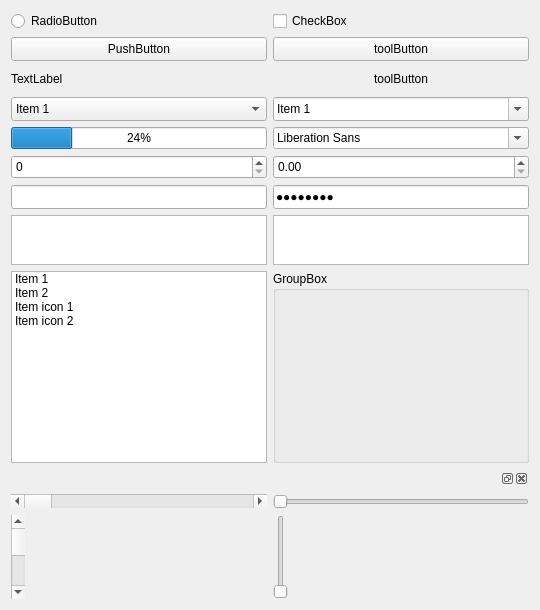
      <widget class="QWidget" name="tab_4">
       <attribute name="icon">
        <iconset resource="../res/gr-lida.qrc">
         <normaloff>:/img16/applications.png</normaloff>:/img16/applications.png</iconset>
       </attribute>
       <attribute name="title">
        <string>Otros componentes</string>
       </attribute>
       <layout class="QGridLayout" name="gridLayout_6">
        <item row="0" column="0">
         <widget class="QRadioButton" name="radioButton">
          <property name="text">
           <string>RadioButton</string>
          </property>
         </widget>
        </item>
        <item row="0" column="1">
         <widget class="QCheckBox" name="checkBox">
          <property name="text">
           <string>CheckBox</string>
          </property>
         </widget>
        </item>
        <item row="1" column="0">
         <widget class="QPushButton" name="pushButton">
          <property name="minimumSize">
           <size>
            <width>0</width>
            <height>24</height>
           </size>
          </property>
          <property name="text">
           <string>PushButton</string>
          </property>
         </widget>
        </item>
        <item row="1" column="1">
         <widget class="QToolButton" name="toolButton">
          <property name="sizePolicy">
           <sizepolicy hsizetype="Preferred" vsizetype="Fixed">
            <horstretch>0</horstretch>
            <verstretch>0</verstretch>
           </sizepolicy>
          </property>
          <property name="minimumSize">
           <size>
            <width>0</width>
            <height>24</height>
           </size>
          </property>
          <property name="text">
           <string>toolButton</string>
          </property>
         </widget>
        </item>
        <item row="2" column="0">
         <widget class="QLabel" name="label">
          <property name="text">
           <string>TextLabel</string>
          </property>
         </widget>
        </item>
        <item row="2" column="1">
         <widget class="QToolButton" name="toolButton_2">
          <property name="sizePolicy">
           <sizepolicy hsizetype="Preferred" vsizetype="Fixed">
            <horstretch>0</horstretch>
            <verstretch>0</verstretch>
           </sizepolicy>
          </property>
          <property name="minimumSize">
           <size>
            <width>0</width>
            <height>24</height>
           </size>
          </property>
          <property name="text">
           <string>toolButton</string>
          </property>
          <property name="autoRaise">
           <bool>true</bool>
          </property>
         </widget>
        </item>
        <item row="3" column="0">
         <widget class="QComboBox" name="comboBox">
          <property name="minimumSize">
           <size>
            <width>0</width>
            <height>24</height>
           </size>
          </property>
          <item>
           <property name="text">
            <string>Item 1</string>
           </property>
          </item>
          <item>
           <property name="text">
            <string>Item 2</string>
           </property>
          </item>
          <item>
           <property name="text">
            <string>Item icon 1</string>
           </property>
           <property name="icon">
            <iconset resource="../res/gr-lida.qrc">
             <normaloff>:/img16/acercad.png</normaloff>:/img16/acercad.png</iconset>
           </property>
          </item>
          <item>
           <property name="text">
            <string>Item icon 2</string>
           </property>
           <property name="icon">
            <iconset resource="../res/gr-lida.qrc">
             <normaloff>:/img16/cat/pc.png</normaloff>:/img16/cat/pc.png</iconset>
           </property>
          </item>
         </widget>
        </item>
        <item row="3" column="1">
         <widget class="QComboBox" name="comboBox_2">
          <property name="minimumSize">
           <size>
            <width>0</width>
            <height>24</height>
           </size>
          </property>
          <property name="editable">
           <bool>true</bool>
          </property>
          <item>
           <property name="text">
            <string>Item 1</string>
           </property>
          </item>
          <item>
           <property name="text">
            <string>Item 2</string>
           </property>
          </item>
          <item>
           <property name="text">
            <string>Item icon 1</string>
           </property>
           <property name="icon">
            <iconset resource="../res/gr-lida.qrc">
             <normaloff>:/img16/acercad.png</normaloff>:/img16/acercad.png</iconset>
           </property>
          </item>
          <item>
           <property name="text">
            <string>Item icon 2</string>
           </property>
           <property name="icon">
            <iconset resource="../res/gr-lida.qrc">
             <normaloff>:/img16/cat/pc.png</normaloff>:/img16/cat/pc.png</iconset>
           </property>
          </item>
         </widget>
        </item>
        <item row="4" column="0">
         <widget class="QProgressBar" name="progressBar">
          <property name="value">
           <number>24</number>
          </property>
         </widget>
        </item>
        <item row="4" column="1">
         <widget class="QFontComboBox" name="fontComboBox"/>
        </item>
        <item row="5" column="0">
         <widget class="QSpinBox" name="spinBox">
          <property name="minimumSize">
           <size>
            <width>0</width>
            <height>24</height>
           </size>
          </property>
         </widget>
        </item>
        <item row="5" column="1">
         <widget class="QDoubleSpinBox" name="doubleSpinBox">
          <property name="minimumSize">
           <size>
            <width>0</width>
            <height>24</height>
           </size>
          </property>
         </widget>
        </item>
        <item row="6" column="0">
         <widget class="QLineEdit" name="lineEdit">
          <property name="minimumSize">
           <size>
            <width>0</width>
            <height>24</height>
           </size>
          </property>
         </widget>
        </item>
        <item row="6" column="1">
         <widget class="QLineEdit" name="lineEdit_2">
          <property name="minimumSize">
           <size>
            <width>0</width>
            <height>24</height>
           </size>
          </property>
          <property name="text">
           <string>password</string>
          </property>
          <property name="echoMode">
           <enum>QLineEdit::Password</enum>
          </property>
         </widget>
        </item>
        <item row="7" column="0">
         <widget class="QTextEdit" name="textEdit">
          <property name="maximumSize">
           <size>
            <width>16777215</width>
            <height>50</height>
           </size>
          </property>
         </widget>
        </item>
        <item row="7" column="1">
         <widget class="QPlainTextEdit" name="plainTextEdit">
          <property name="maximumSize">
           <size>
            <width>16777215</width>
            <height>50</height>
           </size>
          </property>
         </widget>
        </item>
        <item row="8" column="0">
         <widget class="QListWidget" name="listWidget">
          <item>
           <property name="text">
            <string>Item 1</string>
           </property>
          </item>
          <item>
           <property name="text">
            <string>Item 2</string>
           </property>
          </item>
          <item>
           <property name="text">
            <string>Item icon 1</string>
           </property>
           <property name="icon">
            <iconset resource="../res/gr-lida.qrc">
             <normaloff>:/img16/acercad.png</normaloff>:/img16/acercad.png</iconset>
           </property>
          </item>
          <item>
           <property name="text">
            <string>Item icon 2</string>
           </property>
           <property name="icon">
            <iconset resource="../res/gr-lida.qrc">
             <normaloff>:/img16/cat/pc.png</normaloff>:/img16/cat/pc.png</iconset>
           </property>
          </item>
         </widget>
        </item>
        <item row="8" column="1">
         <widget class="QGroupBox" name="groupBox">
          <property name="title">
           <string>GroupBox</string>
          </property>
         </widget>
        </item>
        <item row="9" column="0" colspan="2">
         <widget class="QDockWidget" name="dockWidget">
          <property name="features">
           <set>QDockWidget::AllDockWidgetFeatures</set>
          </property>
          <property name="allowedAreas">
           <set>Qt::NoDockWidgetArea</set>
          </property>
          <widget class="QWidget" name="dockWidgetContents"/>
         </widget>
        </item>
        <item row="10" column="0">
         <widget class="QScrollBar" name="horizontalScrollBar">
          <property name="orientation">
           <enum>Qt::Horizontal</enum>
          </property>
         </widget>
        </item>
        <item row="10" column="1">
         <widget class="QSlider" name="horizontalSlider">
          <property name="orientation">
           <enum>Qt::Horizontal</enum>
          </property>
         </widget>
        </item>
        <item row="11" column="0">
         <widget class="QScrollBar" name="verticalScrollBar">
          <property name="orientation">
           <enum>Qt::Vertical</enum>
          </property>
         </widget>
        </item>
        <item row="11" column="1">
         <widget class="QSlider" name="verticalSlider">
          <property name="orientation">
           <enum>Qt::Vertical</enum>
          </property>
         </widget>
        </item>
       </layout>
      </widget>
